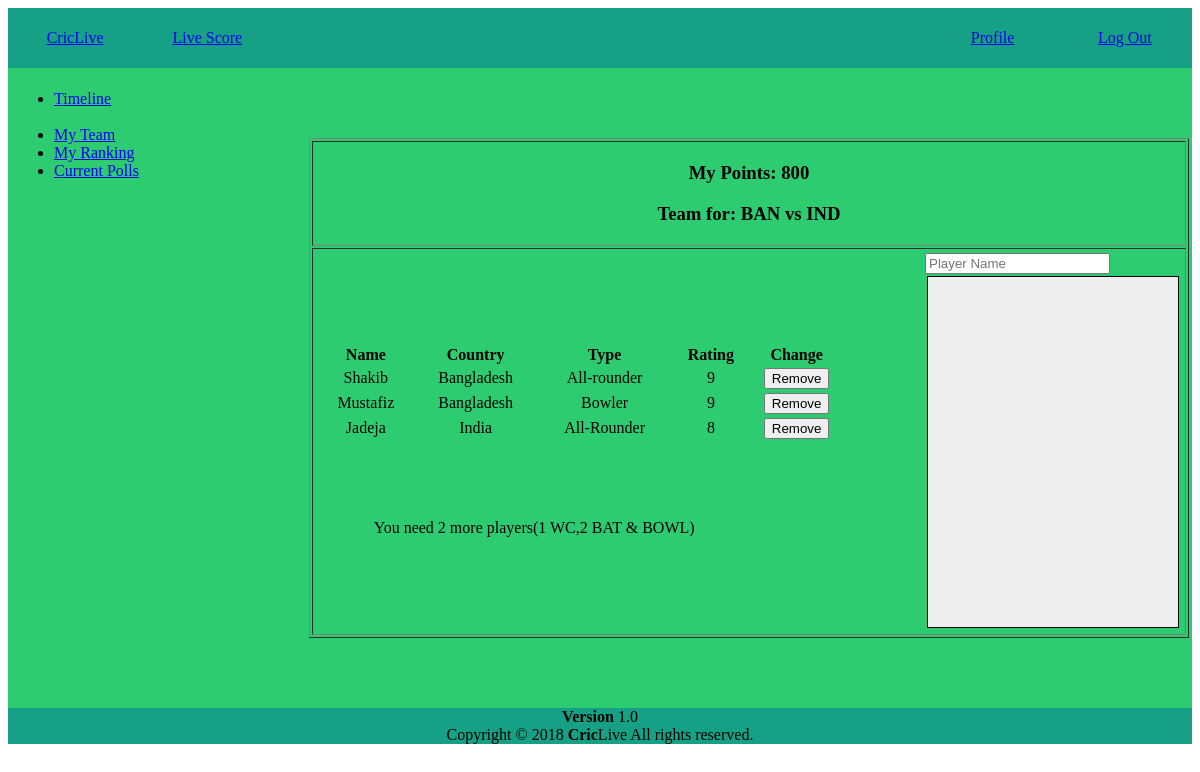
The page /user/modify.php?id=1 (signed in) on the database its author committed.
### tables this page shows
CREATE TABLE `rank` (
  `user_id` varchar(100) NOT NULL,
  `name` varchar(100) NOT NULL,
  `country` varchar(100) NOT NULL,
  `points` int(255) NOT NULL
);

CREATE TABLE `play` (
  `match_id` int(100) NOT NULL,
  `team1` varchar(10) NOT NULL,
  `team2` varchar(10) NOT NULL,
  `status` varchar(10) NOT NULL,
  `innings` int(10) NOT NULL,
  `type` varchar(10) NOT NULL
);

### user/modify.php (the view, shortened to what this page needs)
<?php
	if(!isset($_SESSION['log']))
    {
        header("location: ../login.html");
	}
    else{
        $conn = mysqli_connect('localhost', 'root', '', 'criclive');
        $sql= "SELECT * FROM `rank` WHERE user_id='".$_SESSION['id']."'";
        $result = mysqli_query($conn, $sql);
        while($row = mysqli_fetch_assoc($result)){
            $points = $row['points'];
        }
    }
    $matchId = $_GET['id'];
    $conn = mysqli_connect('localhost', 'root', '', 'criclive');
    $team1 = null;
    $team2 = null;
    $sql= "SELECT * FROM `play` WHERE match_id='".$matchId."'";
    $result = mysqli_query($conn, $sql);
    while($row = mysqli_fetch_assoc($result)){
        $team1 = $row['team1'];
        $team2 = $row['team2'];
    }
    $count = 0;
    $batsman = 0;
    $wicket = 0;
    $bowler = 0;
    $all = 0;
?>
<!DOCTYPE html>
<html>
<head>
    <link rel="stylesheet" type="text/css" href="../css/style.css">
</head>
<body>
    <table width="100%"id="headerstyle" style="color:green;" height="50px">
        <tr >
            <td width="10%"><a href="user.php"><center>CricLive</center></a></td>
            <td width="10%" style="color:green;"><a href="viewScore.php"><center>Live Score</center></a></td>
            <td width="50%"></td>
            <td width="10%"><a href="profile.php"><center>Profile</center></a></td>
            <td width="10%"><a href="logout.php"><center>Log Out</center></a></td>
        </tr>
    </table >
    <table id="mainframe" width="100%"height="640px">
        <tr>
            <td  width="20%" valign="top">
                <table  width="100%" border="0">
                    <tr>
                        <center>
                            <td>
                                <ul>
                                <li><a href="user.php">Timeline</a></li>
                               <br> <li><a href="myTeam.php"> My Team</a></li>
                                <li><a href="ranking.php"> My Ranking</a></li>
                                <li><a href="poll.php"> Current Polls </a></li>
                              </ul>
                            </td>
                        </center>
                    </tr>
                </table>
            </td>
            <td  width="5%"></td>
            <td width="75%">
                <table  width="100%" border="1">
                    <tr>
                        <td>
                            <div>
                              <center><h3>My Points: <?=$points?> </h3></center>
                            </div>
                            <div>
                              <center><h3>Team for: <?=$team1?> vs <?=$team2?></h3></center>
                            </div>
                        </td>
                    </tr>
                    <tr>
                        <td>
                            <table>
                                <tr>
                                    <td width="65%">
                                        <table width="100%">
                                            <thead>
                                                <tr>
                                                    <th><center>Name</center></th>
                                                    <th><center>Country</center></th>
                                                    <th><center>Type</center></th>
                                                    <th><center>Rating</center></th>
                                                    <th><center>Change</center></th>
                                                </tr>
                                            </thead>
                                            <?php
                                                $sql= "SELECT * FROM `team` WHERE match_id='".$matchId."' AND user_id='".$_SESSION['id']."'";
                                                $result = mysqli_query($conn, $sql);
                                                while($row = mysqli_fetch_assoc($result)){
                                                    $i = 1;
                                                    while($i<6){
                                                        $sql2= "SELECT * FROM `player info` WHERE player_id='".$row['player'.$i]."'";
                                                        $result2 = mysqli_query($conn, $sql2);
                                                        while($row2 = mysqli_fetch_assoc($result2)){
                                                            $count++;
                                                            if($row2['category'] == "Batsman"){
                                                                $batsman++;
                                                            }
                                                            else if($row2['category'] == "Bowler"){
                                                                $bowler++;
                                                            }
                                                            else if($row2['category'] == "All-Rounder"){
                                                                $all++;
                                                            }
                                                            else if($row2['category'] == "WicketKeeper"){
                                                                $wicket++;
                                                            }
                                                            else{}
                                            ?>
                                                            <tr>
                                                                <td><center> <?=$row2['name']?> </center></td>
                                                                <td><center> <?=$row2['country']?> </center></td>
                                                                <td><center> <?=$row2['category']?> </center></td>
                                                                <td><center> <?=$row2['rating']?> </center></td>
                                                                <td><center> <input type="button" id="<?='player'.$i?>"  value="Remove" onclick="remove(this)"> </center></td>
                                                            </tr>
                                            <?php
                                                        }
                                                        $i++;
                                                    }
                                                }
                                            ?>
                                            <tr>
                                                <td colspan="4">
                                                    <br><br>
                                                </td>
                                            </tr>
                                            <tr>
                                                <td colspan="4">
                                                    <br><br>
                                                    <center>You need <?=(5-$count)?> more players(<?=(1-$wicket)?> WC,<?=(4-($bowler+$batsman+$all))?> BAT & BOWL) </center>
                                                </td>
                                            </tr>
                                        </table>
                                    </td>
                                    <td width="10%"></td>
                                    <td>
                                        <input type="text" id="search" placeholder="Player Name" onkeyup="searchPlayer(this)">
                                        <br>
                                        <div style='background-color: #eee; width:250px; height:350px; border: 1px solid #000; margin:2px' id="player">
                                        </div>
                                    </td>
                                </tr>
                            </table>
                        </td>
                    </tr>
                </table>
            </td>
        </tr>
    </table>
    <?php include 'footer.php';?>
</body>
</html>

### css/style.css (style rules this page uses)
#headerstyle { background-color: #16a085; height: 60px; padding-bottom: -20px; }
#mainframe { background-color: #2ecc71 ; border: 0px; }

### rows shown on the page
rank: points "800"
play: team1 "BAN", team2 "IND"
player info: name "Shakib", country "Bangladesh", category "All-rounder", rating "9"
player info: name "Mustafiz", country "Bangladesh", category "Bowler", rating "9"
player info: name "Jadeja", country "India", category "All-Rounder", rating "8"

### other values the page prints
5-$count "2"
1-$wicket "1"
4-($bowler+$batsman+$all) "2"
